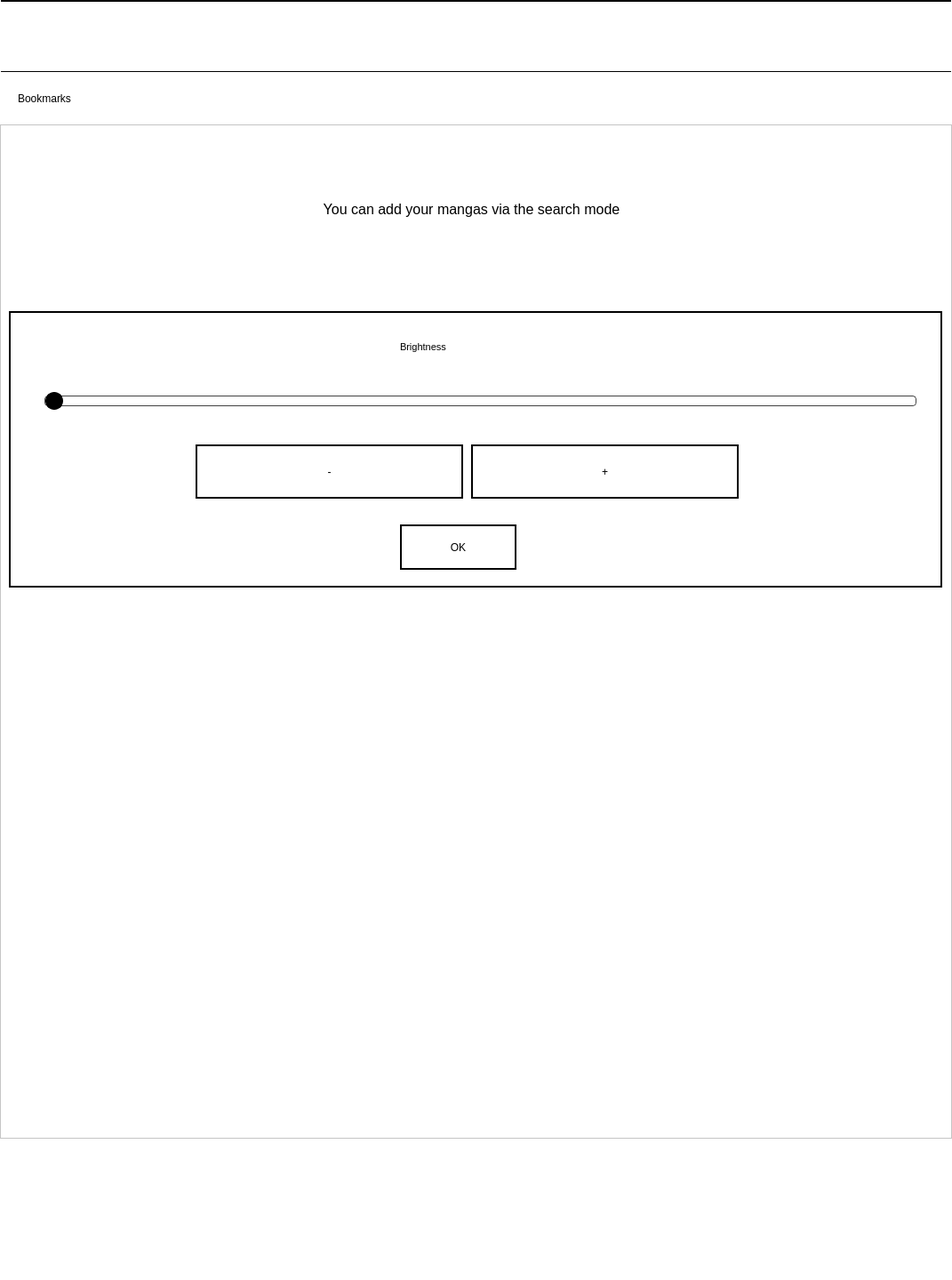
<?xml version="1.0" encoding="UTF-8"?>
<ui version="4.0">
 <class>MainWindow</class>
 <widget class="QMainWindow" name="MainWindow">
  <property name="enabled">
   <bool>true</bool>
  </property>
  <property name="geometry">
   <rect>
    <x>0</x>
    <y>0</y>
    <width>1071</width>
    <height>1440</height>
   </rect>
  </property>
  <property name="windowTitle">
   <string>L:A_N:application_ID:MangaReader_PC:N</string>
  </property>
  <property name="styleSheet">
   <string notr="true">QScrollBar:vertical
 {
     width: 80px;
 }</string>
  </property>
  <widget class="QWidget" name="ok">
   <widget class="QStackedWidget" name="stackedwidget">
    <property name="geometry">
     <rect>
      <x>0</x>
      <y>0</y>
      <width>1072</width>
      <height>1440</height>
     </rect>
    </property>
    <property name="styleSheet">
     <string notr="true"/>
    </property>
    <property name="currentIndex">
     <number>3</number>
    </property>
    <widget class="QWidget" name="centralwidget">
     <property name="styleSheet">
      <string notr="true"/>
     </property>
     <widget class="QPushButton" name="dockbutton">
      <property name="geometry">
       <rect>
        <x>0</x>
        <y>1140</y>
        <width>1072</width>
        <height>141</height>
       </rect>
      </property>
      <property name="minimumSize">
       <size>
        <width>0</width>
        <height>80</height>
       </size>
      </property>
      <property name="text">
       <string/>
      </property>
      <property name="autoRepeatDelay">
       <number>299</number>
      </property>
      <property name="flat">
       <bool>true</bool>
      </property>
     </widget>
     <widget class="QPushButton" name="next">
      <property name="geometry">
       <rect>
        <x>250</x>
        <y>0</y>
        <width>831</width>
        <height>1190</height>
       </rect>
      </property>
      <property name="text">
       <string/>
      </property>
      <property name="flat">
       <bool>true</bool>
      </property>
     </widget>
     <widget class="QPushButton" name="prev">
      <property name="geometry">
       <rect>
        <x>0</x>
        <y>0</y>
        <width>250</width>
        <height>1190</height>
       </rect>
      </property>
      <property name="text">
       <string/>
      </property>
      <property name="flat">
       <bool>true</bool>
      </property>
     </widget>
     <widget class="QFrame" name="bg1">
      <property name="geometry">
       <rect>
        <x>0</x>
        <y>0</y>
        <width>1071</width>
        <height>1440</height>
       </rect>
      </property>
      <property name="styleSheet">
       <string notr="true">QWidget{
   background-color: white
}</string>
      </property>
      <property name="frameShape">
       <enum>QFrame::StyledPanel</enum>
      </property>
      <property name="frameShadow">
       <enum>QFrame::Raised</enum>
      </property>
      <widget class="QLabel" name="image">
       <property name="geometry">
        <rect>
         <x>0</x>
         <y>0</y>
         <width>1072</width>
         <height>1440</height>
        </rect>
       </property>
       <property name="text">
        <string/>
       </property>
       <property name="pixmap">
        <pixmap>../../../Downloads/download.png</pixmap>
       </property>
       <property name="scaledContents">
        <bool>false</bool>
       </property>
      </widget>
      <widget class="QWidget" name="pagedock" native="true">
       <property name="geometry">
        <rect>
         <x>0</x>
         <y>1345</y>
         <width>1071</width>
         <height>91</height>
        </rect>
       </property>
       <widget class="QWidget" name="widget_2" native="true">
        <property name="geometry">
         <rect>
          <x>0</x>
          <y>0</y>
          <width>1071</width>
          <height>91</height>
         </rect>
        </property>
        <property name="styleSheet">
         <string notr="true">QWidget{
background-color: white;
border : 2px solid #000000
}</string>
        </property>
        <widget class="QLabel" name="pagecount">
         <property name="geometry">
          <rect>
           <x>22</x>
           <y>5</y>
           <width>111</width>
           <height>61</height>
          </rect>
         </property>
         <property name="styleSheet">
          <string notr="true">QWidget{
border: 0px
}</string>
         </property>
         <property name="text">
          <string>1/10</string>
         </property>
        </widget>
        <widget class="QSlider" name="pageslider">
         <property name="geometry">
          <rect>
           <x>160</x>
           <y>31</y>
           <width>891</width>
           <height>21</height>
          </rect>
         </property>
         <property name="styleSheet">
          <string notr="true">QWidget{
   border : 0px
}
QSlider::groove:horizontal { 
	background-color: white;
	border: 1px solid #424242; 
	height: 15px; 
	border-radius: 4px;
}

QSlider::handle:horizontal { 
	background-color: black; 
	border: 2px solid black; 
	width: 16px; 
	height: 30px; 
	line-height: 20px; 
	margin-top: -5px; 
	margin-bottom: -5px; 
	border-radius: 10px; 
}

QSlider::handle:horizontal:hover { 
	border-radius: 10px;
}</string>
         </property>
         <property name="maximum">
          <number>24</number>
         </property>
         <property name="pageStep">
          <number>1</number>
         </property>
         <property name="orientation">
          <enum>Qt::Horizontal</enum>
         </property>
         <property name="tickPosition">
          <enum>QSlider::TicksAbove</enum>
         </property>
         <property name="tickInterval">
          <number>1</number>
         </property>
        </widget>
       </widget>
      </widget>
     </widget>
     <widget class="QWidget" name="dockbar" native="true">
      <property name="enabled">
       <bool>true</bool>
      </property>
      <property name="geometry">
       <rect>
        <x>0</x>
        <y>0</y>
        <width>1071</width>
        <height>101</height>
       </rect>
      </property>
      <property name="styleSheet">
       <string notr="true">QWidget{
    background-color : white;
    border : 2px solid #000000
}

QPushButton{
    background-color: transparent;
    border : 0;
}</string>
      </property>
      <widget class="QWidget" name="layoutWidget">
       <property name="geometry">
        <rect>
         <x>2</x>
         <y>2</y>
         <width>1071</width>
         <height>102</height>
        </rect>
       </property>
       <layout class="QHBoxLayout" name="horizontalLayout_5">
        <item>
         <widget class="QPushButton" name="prevchapterbt">
          <property name="minimumSize">
           <size>
            <width>0</width>
            <height>100</height>
           </size>
          </property>
          <property name="maximumSize">
           <size>
            <width>16777215</width>
            <height>100</height>
           </size>
          </property>
          <property name="text">
           <string/>
          </property>
          <property name="icon">
           <iconset>
            <normaloff>left.png</normaloff>left.png</iconset>
          </property>
          <property name="iconSize">
           <size>
            <width>50</width>
            <height>50</height>
           </size>
          </property>
         </widget>
        </item>
        <item>
         <widget class="QPushButton" name="nextchapterbt">
          <property name="minimumSize">
           <size>
            <width>0</width>
            <height>100</height>
           </size>
          </property>
          <property name="text">
           <string/>
          </property>
          <property name="icon">
           <iconset>
            <normaloff>right.png</normaloff>right.png</iconset>
          </property>
          <property name="iconSize">
           <size>
            <width>50</width>
            <height>50</height>
           </size>
          </property>
         </widget>
        </item>
        <item>
         <widget class="QPushButton" name="chapterlist">
          <property name="minimumSize">
           <size>
            <width>0</width>
            <height>100</height>
           </size>
          </property>
          <property name="text">
           <string/>
          </property>
          <property name="icon">
           <iconset>
            <normaloff>list.png</normaloff>list.png</iconset>
          </property>
          <property name="iconSize">
           <size>
            <width>50</width>
            <height>50</height>
           </size>
          </property>
         </widget>
        </item>
        <item>
         <widget class="QPushButton" name="brightnessbt">
          <property name="minimumSize">
           <size>
            <width>0</width>
            <height>100</height>
           </size>
          </property>
          <property name="text">
           <string/>
          </property>
          <property name="icon">
           <iconset>
            <normaloff>light.png</normaloff>light.png</iconset>
          </property>
          <property name="iconSize">
           <size>
            <width>50</width>
            <height>50</height>
           </size>
          </property>
         </widget>
        </item>
        <item>
         <widget class="QPushButton" name="searchbt">
          <property name="minimumSize">
           <size>
            <width>0</width>
            <height>100</height>
           </size>
          </property>
          <property name="text">
           <string/>
          </property>
          <property name="icon">
           <iconset>
            <normaloff>search.png</normaloff>search.png</iconset>
          </property>
          <property name="iconSize">
           <size>
            <width>50</width>
            <height>50</height>
           </size>
          </property>
         </widget>
        </item>
        <item>
         <widget class="QPushButton" name="bookmarkbt">
          <property name="minimumSize">
           <size>
            <width>0</width>
            <height>100</height>
           </size>
          </property>
          <property name="text">
           <string/>
          </property>
          <property name="icon">
           <iconset>
            <normaloff>bookmarkoff.png</normaloff>bookmarkoff.png</iconset>
          </property>
          <property name="iconSize">
           <size>
            <width>60</width>
            <height>60</height>
           </size>
          </property>
         </widget>
        </item>
        <item>
         <widget class="QPushButton" name="homebt">
          <property name="minimumSize">
           <size>
            <width>0</width>
            <height>100</height>
           </size>
          </property>
          <property name="text">
           <string/>
          </property>
          <property name="icon">
           <iconset>
            <normaloff>home.png</normaloff>home.png</iconset>
          </property>
          <property name="iconSize">
           <size>
            <width>60</width>
            <height>60</height>
           </size>
          </property>
         </widget>
        </item>
       </layout>
      </widget>
     </widget>
     <zorder>bg1</zorder>
     <zorder>dockbutton</zorder>
     <zorder>next</zorder>
     <zorder>prev</zorder>
     <zorder>dockbar</zorder>
    </widget>
    <widget class="QWidget" name="centralwidget2">
     <property name="enabled">
      <bool>true</bool>
     </property>
     <widget class="QWidget" name="bg2" native="true">
      <property name="geometry">
       <rect>
        <x>0</x>
        <y>-10</y>
        <width>1081</width>
        <height>1440</height>
       </rect>
      </property>
      <property name="styleSheet">
       <string notr="true">QWidget{
   background-color: white
}</string>
      </property>
      <widget class="QListWidget" name="searchlist">
       <property name="geometry">
        <rect>
         <x>0</x>
         <y>240</y>
         <width>1071</width>
         <height>691</height>
        </rect>
       </property>
       <property name="styleSheet">
        <string notr="true"/>
       </property>
      </widget>
      <widget class="QPushButton" name="searchButton">
       <property name="geometry">
        <rect>
         <x>430</x>
         <y>190</y>
         <width>151</width>
         <height>41</height>
        </rect>
       </property>
       <property name="font">
        <font>
         <pointsize>8</pointsize>
        </font>
       </property>
       <property name="styleSheet">
        <string notr="true">QPushButton{
   border: 2px solid #000000
}</string>
       </property>
       <property name="text">
        <string>Search</string>
       </property>
      </widget>
      <widget class="QLineEdit" name="mangaSearch">
       <property name="geometry">
        <rect>
         <x>20</x>
         <y>120</y>
         <width>1031</width>
         <height>61</height>
        </rect>
       </property>
       <property name="font">
        <font>
         <pointsize>12</pointsize>
        </font>
       </property>
       <property name="text">
        <string/>
       </property>
       <property name="placeholderText">
        <string>manga here</string>
       </property>
      </widget>
      <widget class="QWidget" name="widget_3" native="true">
       <property name="geometry">
        <rect>
         <x>1</x>
         <y>10</y>
         <width>1070</width>
         <height>101</height>
        </rect>
       </property>
       <property name="styleSheet">
        <string notr="true">QWidget{
border: 2px solid #000000
}

QPushButton{
 border : 0px;
 background-color: transparent
}</string>
       </property>
       <widget class="QWidget" name="layoutWidget">
        <property name="geometry">
         <rect>
          <x>-3</x>
          <y>0</y>
          <width>1071</width>
          <height>102</height>
         </rect>
        </property>
        <layout class="QHBoxLayout" name="horizontalLayout_6">
         <item>
          <widget class="QPushButton" name="homebt2">
           <property name="minimumSize">
            <size>
             <width>0</width>
             <height>90</height>
            </size>
           </property>
           <property name="styleSheet">
            <string notr="true">QPushButton{
    background-color:transparent

}</string>
           </property>
           <property name="text">
            <string/>
           </property>
           <property name="icon">
            <iconset>
             <normaloff>home.png</normaloff>home.png</iconset>
           </property>
           <property name="iconSize">
            <size>
             <width>55</width>
             <height>55</height>
            </size>
           </property>
          </widget>
         </item>
         <item>
          <widget class="QPushButton" name="readerbt">
           <property name="minimumSize">
            <size>
             <width>0</width>
             <height>95</height>
            </size>
           </property>
           <property name="text">
            <string/>
           </property>
           <property name="icon">
            <iconset>
             <normaloff>book.png</normaloff>book.png</iconset>
           </property>
           <property name="iconSize">
            <size>
             <width>50</width>
             <height>50</height>
            </size>
           </property>
          </widget>
         </item>
         <item>
          <widget class="QPushButton" name="brightnessbt2">
           <property name="minimumSize">
            <size>
             <width>0</width>
             <height>95</height>
            </size>
           </property>
           <property name="text">
            <string/>
           </property>
           <property name="icon">
            <iconset>
             <normaloff>light.png</normaloff>light.png</iconset>
           </property>
           <property name="iconSize">
            <size>
             <width>50</width>
             <height>50</height>
            </size>
           </property>
          </widget>
         </item>
         <item>
          <widget class="QPushButton" name="exitbt2">
           <property name="minimumSize">
            <size>
             <width>0</width>
             <height>95</height>
            </size>
           </property>
           <property name="text">
            <string/>
           </property>
           <property name="icon">
            <iconset>
             <normaloff>exit.png</normaloff>exit.png</iconset>
           </property>
           <property name="iconSize">
            <size>
             <width>50</width>
             <height>50</height>
            </size>
           </property>
          </widget>
         </item>
        </layout>
       </widget>
      </widget>
      <widget class="QWidget" name="widget" native="true">
       <property name="geometry">
        <rect>
         <x>0</x>
         <y>932</y>
         <width>1071</width>
         <height>351</height>
        </rect>
       </property>
       <property name="styleSheet">
        <string notr="true">QPushButton{
border : 0;
background-color: transparent;
}

QWidget{
background-color: white;
}</string>
       </property>
       <widget class="QWidget" name="layoutWidget">
        <property name="geometry">
         <rect>
          <x>0</x>
          <y>10</y>
          <width>1061</width>
          <height>341</height>
         </rect>
        </property>
        <layout class="QGridLayout" name="keyboard_grid">
         <item row="0" column="0">
          <layout class="QHBoxLayout" name="horizontalLayout">
           <item>
            <widget class="QPushButton" name="key_q">
             <property name="minimumSize">
              <size>
               <width>0</width>
               <height>80</height>
              </size>
             </property>
             <property name="text">
              <string>q</string>
             </property>
             <property name="flat">
              <bool>true</bool>
             </property>
            </widget>
           </item>
           <item>
            <widget class="QPushButton" name="key_w">
             <property name="minimumSize">
              <size>
               <width>0</width>
               <height>80</height>
              </size>
             </property>
             <property name="focusPolicy">
              <enum>Qt::StrongFocus</enum>
             </property>
             <property name="text">
              <string>w</string>
             </property>
             <property name="flat">
              <bool>true</bool>
             </property>
            </widget>
           </item>
           <item>
            <widget class="QPushButton" name="key_e">
             <property name="minimumSize">
              <size>
               <width>40</width>
               <height>80</height>
              </size>
             </property>
             <property name="baseSize">
              <size>
               <width>40</width>
               <height>0</height>
              </size>
             </property>
             <property name="text">
              <string>e</string>
             </property>
             <property name="flat">
              <bool>true</bool>
             </property>
            </widget>
           </item>
           <item>
            <widget class="QPushButton" name="key_r">
             <property name="minimumSize">
              <size>
               <width>0</width>
               <height>80</height>
              </size>
             </property>
             <property name="text">
              <string>r</string>
             </property>
             <property name="flat">
              <bool>true</bool>
             </property>
            </widget>
           </item>
           <item>
            <widget class="QPushButton" name="key_t">
             <property name="minimumSize">
              <size>
               <width>0</width>
               <height>80</height>
              </size>
             </property>
             <property name="text">
              <string>t</string>
             </property>
             <property name="flat">
              <bool>true</bool>
             </property>
            </widget>
           </item>
           <item>
            <widget class="QPushButton" name="key_y">
             <property name="minimumSize">
              <size>
               <width>0</width>
               <height>80</height>
              </size>
             </property>
             <property name="text">
              <string>y</string>
             </property>
             <property name="flat">
              <bool>true</bool>
             </property>
            </widget>
           </item>
           <item>
            <widget class="QPushButton" name="key_u">
             <property name="minimumSize">
              <size>
               <width>0</width>
               <height>80</height>
              </size>
             </property>
             <property name="text">
              <string>u</string>
             </property>
             <property name="flat">
              <bool>true</bool>
             </property>
            </widget>
           </item>
           <item>
            <widget class="QPushButton" name="key_i">
             <property name="minimumSize">
              <size>
               <width>0</width>
               <height>80</height>
              </size>
             </property>
             <property name="text">
              <string>i</string>
             </property>
             <property name="flat">
              <bool>true</bool>
             </property>
            </widget>
           </item>
           <item>
            <widget class="QPushButton" name="key_o">
             <property name="minimumSize">
              <size>
               <width>0</width>
               <height>80</height>
              </size>
             </property>
             <property name="text">
              <string>o</string>
             </property>
             <property name="flat">
              <bool>true</bool>
             </property>
            </widget>
           </item>
           <item>
            <widget class="QPushButton" name="key_p">
             <property name="minimumSize">
              <size>
               <width>0</width>
               <height>80</height>
              </size>
             </property>
             <property name="text">
              <string>p</string>
             </property>
             <property name="flat">
              <bool>true</bool>
             </property>
            </widget>
           </item>
          </layout>
         </item>
         <item row="3" column="0">
          <layout class="QHBoxLayout" name="horizontalLayout_4">
           <item>
            <widget class="QPushButton" name="key_num">
             <property name="minimumSize">
              <size>
               <width>0</width>
               <height>60</height>
              </size>
             </property>
             <property name="baseSize">
              <size>
               <width>0</width>
               <height>60</height>
              </size>
             </property>
             <property name="text">
              <string>123</string>
             </property>
            </widget>
           </item>
           <item>
            <widget class="QPushButton" name="key_space">
             <property name="minimumSize">
              <size>
               <width>700</width>
               <height>60</height>
              </size>
             </property>
             <property name="text">
              <string>space</string>
             </property>
            </widget>
           </item>
           <item>
            <widget class="QPushButton" name="key_dotperiod">
             <property name="minimumSize">
              <size>
               <width>0</width>
               <height>60</height>
              </size>
             </property>
             <property name="text">
              <string>.</string>
             </property>
            </widget>
           </item>
           <item>
            <widget class="QPushButton" name="key_entr">
             <property name="minimumSize">
              <size>
               <width>0</width>
               <height>60</height>
              </size>
             </property>
             <property name="text">
              <string>enter</string>
             </property>
            </widget>
           </item>
          </layout>
         </item>
         <item row="2" column="0">
          <layout class="QHBoxLayout" name="horizontalLayout_3">
           <property name="sizeConstraint">
            <enum>QLayout::SetDefaultConstraint</enum>
           </property>
           <item>
            <widget class="QPushButton" name="key_shift">
             <property name="minimumSize">
              <size>
               <width>0</width>
               <height>80</height>
              </size>
             </property>
             <property name="styleSheet">
              <string notr="true"/>
             </property>
             <property name="text">
              <string>shift</string>
             </property>
             <property name="flat">
              <bool>true</bool>
             </property>
            </widget>
           </item>
           <item>
            <widget class="QPushButton" name="key_z">
             <property name="minimumSize">
              <size>
               <width>0</width>
               <height>80</height>
              </size>
             </property>
             <property name="text">
              <string>z</string>
             </property>
            </widget>
           </item>
           <item>
            <widget class="QPushButton" name="key_x">
             <property name="minimumSize">
              <size>
               <width>0</width>
               <height>80</height>
              </size>
             </property>
             <property name="text">
              <string>x</string>
             </property>
            </widget>
           </item>
           <item>
            <widget class="QPushButton" name="key_c">
             <property name="minimumSize">
              <size>
               <width>0</width>
               <height>80</height>
              </size>
             </property>
             <property name="text">
              <string>c</string>
             </property>
            </widget>
           </item>
           <item>
            <widget class="QPushButton" name="key_v">
             <property name="minimumSize">
              <size>
               <width>0</width>
               <height>80</height>
              </size>
             </property>
             <property name="text">
              <string>v</string>
             </property>
            </widget>
           </item>
           <item>
            <widget class="QPushButton" name="key_b">
             <property name="minimumSize">
              <size>
               <width>0</width>
               <height>80</height>
              </size>
             </property>
             <property name="text">
              <string>b</string>
             </property>
            </widget>
           </item>
           <item>
            <widget class="QPushButton" name="key_n">
             <property name="minimumSize">
              <size>
               <width>0</width>
               <height>80</height>
              </size>
             </property>
             <property name="text">
              <string>n</string>
             </property>
            </widget>
           </item>
           <item>
            <widget class="QPushButton" name="key_m">
             <property name="minimumSize">
              <size>
               <width>0</width>
               <height>80</height>
              </size>
             </property>
             <property name="text">
              <string>m</string>
             </property>
            </widget>
           </item>
           <item>
            <widget class="QPushButton" name="key_bksp">
             <property name="minimumSize">
              <size>
               <width>0</width>
               <height>80</height>
              </size>
             </property>
             <property name="text">
              <string>bksp</string>
             </property>
            </widget>
           </item>
          </layout>
         </item>
         <item row="1" column="0">
          <layout class="QHBoxLayout" name="horizontalLayout_2">
           <property name="leftMargin">
            <number>20</number>
           </property>
           <property name="rightMargin">
            <number>20</number>
           </property>
           <item>
            <widget class="QPushButton" name="key_a">
             <property name="minimumSize">
              <size>
               <width>0</width>
               <height>80</height>
              </size>
             </property>
             <property name="text">
              <string>a</string>
             </property>
             <property name="flat">
              <bool>true</bool>
             </property>
            </widget>
           </item>
           <item>
            <widget class="QPushButton" name="key_s">
             <property name="minimumSize">
              <size>
               <width>0</width>
               <height>80</height>
              </size>
             </property>
             <property name="text">
              <string>s</string>
             </property>
             <property name="flat">
              <bool>true</bool>
             </property>
            </widget>
           </item>
           <item>
            <widget class="QPushButton" name="key_d">
             <property name="minimumSize">
              <size>
               <width>0</width>
               <height>80</height>
              </size>
             </property>
             <property name="text">
              <string>d</string>
             </property>
             <property name="flat">
              <bool>true</bool>
             </property>
            </widget>
           </item>
           <item>
            <widget class="QPushButton" name="key_f">
             <property name="minimumSize">
              <size>
               <width>0</width>
               <height>80</height>
              </size>
             </property>
             <property name="text">
              <string>f</string>
             </property>
             <property name="flat">
              <bool>true</bool>
             </property>
            </widget>
           </item>
           <item>
            <widget class="QPushButton" name="key_g">
             <property name="minimumSize">
              <size>
               <width>0</width>
               <height>80</height>
              </size>
             </property>
             <property name="text">
              <string>g</string>
             </property>
             <property name="flat">
              <bool>true</bool>
             </property>
            </widget>
           </item>
           <item>
            <widget class="QPushButton" name="key_h">
             <property name="minimumSize">
              <size>
               <width>0</width>
               <height>80</height>
              </size>
             </property>
             <property name="text">
              <string>h</string>
             </property>
             <property name="flat">
              <bool>true</bool>
             </property>
            </widget>
           </item>
           <item>
            <widget class="QPushButton" name="key_j">
             <property name="minimumSize">
              <size>
               <width>0</width>
               <height>80</height>
              </size>
             </property>
             <property name="text">
              <string>j</string>
             </property>
             <property name="flat">
              <bool>true</bool>
             </property>
            </widget>
           </item>
           <item>
            <widget class="QPushButton" name="key_k">
             <property name="minimumSize">
              <size>
               <width>0</width>
               <height>80</height>
              </size>
             </property>
             <property name="text">
              <string>k</string>
             </property>
             <property name="flat">
              <bool>true</bool>
             </property>
            </widget>
           </item>
           <item>
            <widget class="QPushButton" name="key_l">
             <property name="minimumSize">
              <size>
               <width>0</width>
               <height>80</height>
              </size>
             </property>
             <property name="text">
              <string>l</string>
             </property>
             <property name="flat">
              <bool>true</bool>
             </property>
            </widget>
           </item>
          </layout>
         </item>
        </layout>
       </widget>
      </widget>
      <widget class="QComboBox" name="comicselector">
       <property name="geometry">
        <rect>
         <x>800</x>
         <y>190</y>
         <width>251</width>
         <height>41</height>
        </rect>
       </property>
      </widget>
     </widget>
    </widget>
    <widget class="QWidget" name="centralwidget3">
     <property name="styleSheet">
      <string notr="true"/>
     </property>
     <widget class="QLabel" name="infoimage">
      <property name="geometry">
       <rect>
        <x>810</x>
        <y>100</y>
        <width>231</width>
        <height>301</height>
       </rect>
      </property>
      <property name="text">
       <string/>
      </property>
      <property name="pixmap">
       <pixmap>download.png</pixmap>
      </property>
      <property name="scaledContents">
       <bool>true</bool>
      </property>
     </widget>
     <widget class="QListView" name="infochapters">
      <property name="geometry">
       <rect>
        <x>0</x>
        <y>420</y>
        <width>1071</width>
        <height>861</height>
       </rect>
      </property>
     </widget>
     <widget class="QWidget" name="bg3" native="true">
      <property name="geometry">
       <rect>
        <x>-1</x>
        <y>-1</y>
        <width>1081</width>
        <height>1301</height>
       </rect>
      </property>
      <property name="styleSheet">
       <string notr="true">QWidget{
   background-color: white
}</string>
      </property>
      <widget class="QWidget" name="widget_4" native="true">
       <property name="geometry">
        <rect>
         <x>1</x>
         <y>1</y>
         <width>1071</width>
         <height>83</height>
        </rect>
       </property>
       <property name="styleSheet">
        <string notr="true">QWidget{
border: 2px solid #000000
}

QPushButton{
  border: 0px;
  background-color : transparent
}</string>
       </property>
       <widget class="QWidget" name="layoutWidget">
        <property name="geometry">
         <rect>
          <x>0</x>
          <y>0</y>
          <width>1071</width>
          <height>82</height>
         </rect>
        </property>
        <layout class="QHBoxLayout" name="horizontalLayout_7">
         <item>
          <widget class="QPushButton" name="homebt3">
           <property name="minimumSize">
            <size>
             <width>0</width>
             <height>80</height>
            </size>
           </property>
           <property name="text">
            <string/>
           </property>
           <property name="icon">
            <iconset>
             <normaloff>home.png</normaloff>home.png</iconset>
           </property>
           <property name="iconSize">
            <size>
             <width>55</width>
             <height>55</height>
            </size>
           </property>
          </widget>
         </item>
         <item>
          <widget class="QPushButton" name="searchbt3">
           <property name="minimumSize">
            <size>
             <width>0</width>
             <height>80</height>
            </size>
           </property>
           <property name="text">
            <string/>
           </property>
           <property name="icon">
            <iconset>
             <normaloff>search.png</normaloff>search.png</iconset>
           </property>
           <property name="iconSize">
            <size>
             <width>50</width>
             <height>50</height>
            </size>
           </property>
          </widget>
         </item>
         <item>
          <widget class="QPushButton" name="readerbt3">
           <property name="minimumSize">
            <size>
             <width>0</width>
             <height>80</height>
            </size>
           </property>
           <property name="text">
            <string/>
           </property>
           <property name="icon">
            <iconset>
             <normaloff>book.png</normaloff>book.png</iconset>
           </property>
           <property name="iconSize">
            <size>
             <width>50</width>
             <height>50</height>
            </size>
           </property>
          </widget>
         </item>
         <item>
          <widget class="QPushButton" name="brightnessbt3">
           <property name="minimumSize">
            <size>
             <width>0</width>
             <height>80</height>
            </size>
           </property>
           <property name="text">
            <string/>
           </property>
           <property name="icon">
            <iconset>
             <normaloff>light.png</normaloff>light.png</iconset>
           </property>
           <property name="iconSize">
            <size>
             <width>50</width>
             <height>50</height>
            </size>
           </property>
          </widget>
         </item>
         <item>
          <widget class="QPushButton" name="exitbt3">
           <property name="minimumSize">
            <size>
             <width>0</width>
             <height>80</height>
            </size>
           </property>
           <property name="text">
            <string/>
           </property>
           <property name="icon">
            <iconset>
             <normaloff>exit.png</normaloff>exit.png</iconset>
           </property>
           <property name="iconSize">
            <size>
             <width>50</width>
             <height>50</height>
            </size>
           </property>
          </widget>
         </item>
        </layout>
       </widget>
      </widget>
      <widget class="QLabel" name="infotext">
       <property name="geometry">
        <rect>
         <x>20</x>
         <y>100</y>
         <width>731</width>
         <height>81</height>
        </rect>
       </property>
       <property name="text">
        <string>TextLabel</string>
       </property>
      </widget>
      <widget class="QPushButton" name="bookmarkbt2">
       <property name="geometry">
        <rect>
         <x>30</x>
         <y>250</y>
         <width>361</width>
         <height>61</height>
        </rect>
       </property>
       <property name="styleSheet">
        <string notr="true">QWidget{
   border: 2px solid #000000;
}</string>
       </property>
       <property name="text">
        <string>Add to bookmarks</string>
       </property>
      </widget>
     </widget>
     <zorder>bg3</zorder>
     <zorder>infoimage</zorder>
     <zorder>infochapters</zorder>
    </widget>
    <widget class="QWidget" name="centralwidget4">
     <property name="styleSheet">
      <string notr="true">QWidget{
    background-color: white;
}</string>
     </property>
     <widget class="QWidget" name="widget_5" native="true">
      <property name="geometry">
       <rect>
        <x>1</x>
        <y>0</y>
        <width>1069</width>
        <height>81</height>
       </rect>
      </property>
      <property name="styleSheet">
       <string notr="true">QWidget{
border: 2px solid #000000
}

QPushButton{
  border: 0px;
  background-color : transparent
}</string>
      </property>
      <widget class="QWidget" name="layoutWidget">
       <property name="geometry">
        <rect>
         <x>-2</x>
         <y>0</y>
         <width>1081</width>
         <height>82</height>
        </rect>
       </property>
       <layout class="QHBoxLayout" name="horizontalLayout_8">
        <item>
         <widget class="QPushButton" name="searchbt3_2">
          <property name="minimumSize">
           <size>
            <width>0</width>
            <height>80</height>
           </size>
          </property>
          <property name="text">
           <string/>
          </property>
          <property name="icon">
           <iconset>
            <normaloff>search.png</normaloff>search.png</iconset>
          </property>
          <property name="iconSize">
           <size>
            <width>50</width>
            <height>50</height>
           </size>
          </property>
         </widget>
        </item>
        <item>
         <widget class="QPushButton" name="readerbt3_2">
          <property name="minimumSize">
           <size>
            <width>0</width>
            <height>80</height>
           </size>
          </property>
          <property name="text">
           <string/>
          </property>
          <property name="icon">
           <iconset>
            <normaloff>book.png</normaloff>book.png</iconset>
          </property>
          <property name="iconSize">
           <size>
            <width>50</width>
            <height>50</height>
           </size>
          </property>
         </widget>
        </item>
        <item>
         <widget class="QPushButton" name="brightnessbt3_2">
          <property name="minimumSize">
           <size>
            <width>0</width>
            <height>80</height>
           </size>
          </property>
          <property name="text">
           <string/>
          </property>
          <property name="icon">
           <iconset>
            <normaloff>light.png</normaloff>light.png</iconset>
          </property>
          <property name="iconSize">
           <size>
            <width>50</width>
            <height>50</height>
           </size>
          </property>
         </widget>
        </item>
        <item>
         <widget class="QPushButton" name="exitbt3_2">
          <property name="minimumSize">
           <size>
            <width>0</width>
            <height>80</height>
           </size>
          </property>
          <property name="text">
           <string/>
          </property>
          <property name="icon">
           <iconset>
            <normaloff>exit.png</normaloff>exit.png</iconset>
          </property>
          <property name="iconSize">
           <size>
            <width>50</width>
            <height>50</height>
           </size>
          </property>
         </widget>
        </item>
       </layout>
      </widget>
     </widget>
     <widget class="QListView" name="bookmarklist">
      <property name="geometry">
       <rect>
        <x>0</x>
        <y>140</y>
        <width>1071</width>
        <height>1141</height>
       </rect>
      </property>
     </widget>
     <widget class="QLabel" name="label_2">
      <property name="geometry">
       <rect>
        <x>20</x>
        <y>90</y>
        <width>291</width>
        <height>41</height>
       </rect>
      </property>
      <property name="text">
       <string>Bookmarks</string>
      </property>
     </widget>
     <widget class="QLabel" name="no_bookmark">
      <property name="geometry">
       <rect>
        <x>10</x>
        <y>150</y>
        <width>1041</width>
        <height>171</height>
       </rect>
      </property>
      <property name="font">
       <font>
        <pointsize>12</pointsize>
       </font>
      </property>
      <property name="styleSheet">
       <string notr="true">QLabel{
  text-align: center;
}</string>
      </property>
      <property name="text">
       <string>You can add your mangas via the search mode</string>
      </property>
      <property name="alignment">
       <set>Qt::AlignCenter</set>
      </property>
     </widget>
    </widget>
   </widget>
   <widget class="QWidget" name="brightness_window" native="true">
    <property name="geometry">
     <rect>
      <x>10</x>
      <y>350</y>
      <width>1050</width>
      <height>311</height>
     </rect>
    </property>
    <property name="styleSheet">
     <string notr="true">QWidget{
background-color : white;
 border : 2px solid #000000 
}
QPushButton{
  border : 2px solid #000000
}</string>
    </property>
    <widget class="QPushButton" name="plusbrightness">
     <property name="geometry">
      <rect>
       <x>520</x>
       <y>150</y>
       <width>301</width>
       <height>61</height>
      </rect>
     </property>
     <property name="text">
      <string>+</string>
     </property>
    </widget>
    <widget class="QSlider" name="brightnessslider">
     <property name="geometry">
      <rect>
       <x>40</x>
       <y>90</y>
       <width>981</width>
       <height>22</height>
      </rect>
     </property>
     <property name="styleSheet">
      <string notr="true">QWidget{
border :0}
QSlider::groove:horizontal { 
	background-color: white;
	border: 1px solid #424242; 
	height: 10px; 
	border-radius: 4px;
}

QSlider::handle:horizontal { 
	background-color: black; 
	border: 2px solid black; 
	width: 16px; 
	height: 20px; 
	line-height: 20px; 
	margin-top: -5px; 
	margin-bottom: -5px; 
	border-radius: 10px; 
}

QSlider::handle:horizontal:hover { 
	border-radius: 10px;
}</string>
     </property>
     <property name="maximum">
      <number>24</number>
     </property>
     <property name="orientation">
      <enum>Qt::Horizontal</enum>
     </property>
     <property name="tickPosition">
      <enum>QSlider::TicksAbove</enum>
     </property>
     <property name="tickInterval">
      <number>1</number>
     </property>
    </widget>
    <widget class="QPushButton" name="exitbrightness">
     <property name="geometry">
      <rect>
       <x>440</x>
       <y>240</y>
       <width>131</width>
       <height>51</height>
      </rect>
     </property>
     <property name="text">
      <string>OK</string>
     </property>
    </widget>
    <widget class="QPushButton" name="minusbrightness">
     <property name="geometry">
      <rect>
       <x>210</x>
       <y>150</y>
       <width>301</width>
       <height>61</height>
      </rect>
     </property>
     <property name="text">
      <string>-</string>
     </property>
    </widget>
    <widget class="QLabel" name="label">
     <property name="geometry">
      <rect>
       <x>440</x>
       <y>20</y>
       <width>261</width>
       <height>41</height>
      </rect>
     </property>
     <property name="font">
      <font>
       <pointsize>8</pointsize>
      </font>
     </property>
     <property name="styleSheet">
      <string notr="true">QWidget{
border :0}</string>
     </property>
     <property name="text">
      <string>Brightness</string>
     </property>
    </widget>
   </widget>
  </widget>
  <action name="actionExit">
   <property name="text">
    <string>Exit</string>
   </property>
  </action>
  <action name="actionComics">
   <property name="text">
    <string>Comics</string>
   </property>
  </action>
  <action name="actionReader">
   <property name="text">
    <string>Reader</string>
   </property>
  </action>
  <action name="actionHome">
   <property name="text">
    <string>Home</string>
   </property>
  </action>
 </widget>
 <resources/>
 <connections/>
</ui>
